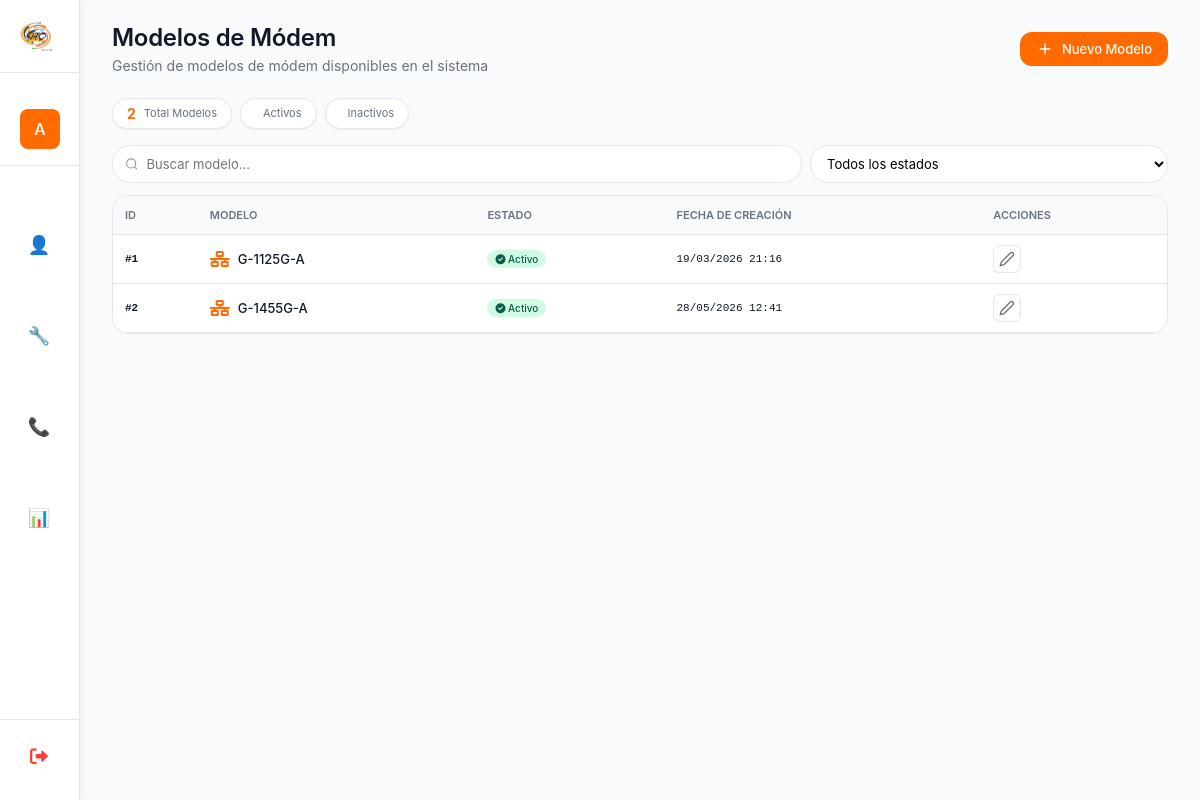
/modelos-modem/ (signed in), run on the app's committed database.
### myapp/models.py (models this page shows, shortened)
class ModeloModem(models.Model):
    nombre = models.CharField(max_length=100, unique=True, verbose_name="Modelo del Modem")
    activo = models.BooleanField(default=True, verbose_name="Activo")
    fecha_creacion = models.DateTimeField(auto_now_add=True, verbose_name="Fecha de creación")
    class Meta:
        verbose_name = "Modelo de Módem"
        verbose_name_plural = "Modelos de Módem"
        ordering = ['nombre']

### myapp/views_modem.py (the view)
# urls.py: path('modelos-modem/', lista_modelos_modem, name='lista_modelos_modem'),
@login_required
@user_passes_test(lambda u: u.is_superuser or u.groups.filter(name='Administrador').exists())
def lista_modelos_modem(request):
    modelos = ModeloModem.objects.all()
    search = request.GET.get('search', '')
    if search:
        modelos = modelos.filter(nombre__icontains=search)
    paginator = Paginator(modelos, 10)
    page_number = request.GET.get('page')
    page_obj = paginator.get_page(page_number)
    context = {
        'page_obj': page_obj,
        'total_count': modelos.count(),
        'search': search,
    }
    return render(request, 'modem/ver_modem.html', context)

### myapp/context_processors.py (called while the page is built)
def zona_horaria_venezuela(request):
    timezone.activate(pytz.timezone('America/Caracas'))
    return {}

### myapp/templates/modem/ver_modem.html (shortened to what this page needs)
{% extends 'Inicio_De_Sesion/base.html' %}
{% load static %}
{% block page_title %}Modelos de Módem{% endblock %}
{% block page_subtitle %}Gestión de modelos de módem disponibles en el sistema{% endblock %}
{% block header_actions %}
<a href="{% url 'crear_modelo_modem' %}" class="btn-orange">
    <svg width="18" height="18" viewBox="0 0 24 24" fill="none" stroke="currentColor" stroke-width="2">
        <path d="M12 5v14M5 12h14"/>
    </svg>
    Nuevo Modelo
</a>
{% endblock %}
{% block content %}
<div class="modelos-container">
    <div class="stats-grid">
        <div class="stat-card">
            <span class="stat-value">{{ total_count }}</span>
            <span class="stat-label">Total Modelos</span>
        </div>
        <div class="stat-card">
            <span class="stat-label">Activos</span>
        </div>
        <div class="stat-card">
            <span class="stat-label">Inactivos</span>
        </div>
    </div>
    <div class="filters-container">
        <div class="filters-grid">
            <div class="search-box">
                <svg width="14" height="14" viewBox="0 0 24 24" fill="none" stroke="#999" stroke-width="2">
                    <circle cx="11" cy="11" r="8"/>
                    <path d="M21 21l-4.35-4.35"/>
                </svg>
                <input type="text" placeholder="Buscar modelo..."
                       id="searchInput" value="{{ search }}">
            </div>
            <select id="filterEstado" class="filter-select">
                <option value="">Todos los estados</option>
            </select>
        </div>
    </div>
    <div class="modelos-scroll-wrapper">
        <div class="desktop-view">
            <div class="table-container">
                <table class="table">
                    <thead>
                        <tr>
                            <th>ID</th>
                            <th>Modelo</th>
                            <th>Estado</th>
                            <th>Fecha de Creación</th>
                            <th>Acciones</th>
                        </thead>
                    <tbody>
                        {% for modelo in page_obj %}
                        <tr>
                            <td class="id-cell">#{{ modelo.id }}</td>
                            <td>
                                <div class="modelo-cell">
                                    <i class="fas fa-network-wired"></i>
                                    <span class="modelo-nombre">{{ modelo.nombre }}</span>
                                </div>
                            </div>
                            <td>
                                {% if modelo.activo %}
                                <span class="badge badge-success">
                                    <i class="fas fa-check-circle"></i> Activo
                                </span>
                                {% else %}
                                <span class="badge badge-danger">
                                    <i class="fas fa-times-circle"></i> Inactivo
                                </span>
                                {% endif %}
                            </div>
                            <td>
                                <div class="fecha-cell">{{ modelo.fecha_creacion|date:"d/m/Y H:i" }}</div>
                            </div>
                            <td>
                                <div class="actions">
                                    <a href="{% url 'editar_modelo_modem' modelo.id %}" class="action-btn" title="Editar modelo">
                                        <svg width="16" height="16" viewBox="0 0 24 24" fill="none" stroke="currentColor" stroke-width="2">
                                            <path d="M17 3a2.828 2.828 0 1 1 4 4L7.5 20.5 2 22l1.5-5.5L17 3z"/>
                                        </svg>
                                    </a>
                                </div>
                            </div>
                        {% empty %}
                        <tr>
                            <td colspan="5" class="empty">No hay modelos de módem registrados</td>
                        </tr>
                        {% endfor %}
{% endblock %}

### myapp/templates/Inicio_De_Sesion/base.html (shortened to what this page needs)
{% load static %}
<!DOCTYPE html>
<html lang="es">
<head>
    <link rel="stylesheet" href="https://cdnjs.cloudflare.com/ajax/libs/font-awesome/6.0.0/css/all.min.css">
</head>
<body>
    <div class="dashboard">
        <div class="sidebar" id="sidebar">
            <div class="logo-area" onclick="window.location.href='{% url 'dashboard' %}'">
                <img src="{% static 'cd.png' %}" alt="VTC" class="logo">
            </div>
            <div class="user-info">
                <div class="user-avatar">
                    {{ user.username|first|upper }}
                </div>
            </div>
            <div class="menu">
                {% if user.groups.all.0.name != 'Call Center' %}
                <div class="menu-item" onclick="toggleSubmenu(this, 'vendedorSubmenu')">
                    <span class="menu-icon">👤</span>
                </div>
                {% endif %}
                {% if user.groups.all.0.name == 'Instalador' or user.groups.all.0.name == 'Administrador' or user.is_superuser %}
                <div class="menu-item" onclick="toggleSubmenu(this, 'instaladorSubmenu')">
                    <span class="menu-icon">🔧</span>
                </div>
                {% endif %}
                {% if user.is_superuser or user.groups.all.0.name == 'Administrador' or user.groups.all.0.name == 'Call Center' %}
                <div class="menu-item" onclick="toggleSubmenu(this, 'callcenterSubmenu')">
                    <span class="menu-icon">📞</span>
                </div>
                {% endif %}
                {% if user.is_superuser or user.groups.all.0.name == 'Administrador' or user.groups.all.0.name == 'Supervisor' %}
                <div class="menu-item" onclick="window.location.href='{% url 'panel_administrativo' %}'">
                    <span class="menu-icon">📊</span>
                </div>
                {% endif %}
            </div>
            <div class="sidebar-footer">
                <a href="{% url 'logout' %}" class="logout-sidebar" onclick="return confirm('¿Estás seguro que deseas cerrar sesión?')">
                    <i class="fas fa-sign-out-alt"></i>
                </a>
            </div>
        </div>
        <div class="main-content" id="mainContent">
            <div class="content-header">
                <div class="page-title">
                    <h1>{% block page_title %}Dashboard{% endblock %}</h1>
                    <p>{% block page_subtitle %}{{ current_date|default:"11 mar 2026" }} · Bienvenido de vuelta{% endblock %}</p>
                </div>
                <div class="header-actions">
                    {% block header_actions %}{% endblock %}
                </div>
            </div>
            {% block content %}{% endblock %}
</body>
</html>

### myapp/templates/Inicio_De_Sesion/base.html (style rules this page uses)
* { margin: 0; padding: 0; box-sizing: border-box; font-family: 'Inter', -apple-system, BlinkMacSystemFont, sans-serif; }
:root { --orange: #ff6b00; --orange-light: #fff2e6; --gray-bg: #f5f5f5; --gray-border: #eaeaea; --gray-text: #999; --dark-text: #333; --sidebar-width: 80px; --sidebar-expanded: 250px; --transition: all 0.3s cubic-bezier(0.4, 0, 0.2, 1); }
html, body { margin: 0; padding: 0; height: 100%; width: 100%; background: var(--gray-bg); overflow: hidden; position: relative; }
.dashboard { display: flex; min-height: 100vh; position: relative; height: 100%; }
.sidebar { background-color: #ffffff; color: #1f2937; width: var(--sidebar-width); position: fixed; top: 0; left: 0; height: 100%; overflow-y: auto; overflow-x: hidden; transition: var(--transition); z-index: 1000; display: flex; flex-direction: column; box-shadow: 2px 0 10px rgba(0, 0, 0, 0.05); border-right: 1px solid var(--gray-border); }
.logo-area { padding: 20px; display: flex; align-items: center; gap: 12px; width: 100%; border-bottom: 1px solid var(--gray-border); margin-bottom: 20px; cursor: pointer; transition: var(--transition); }
.logo { width: 32px; height: 32px; object-fit: contain; transition: var(--transition); flex-shrink: 0; }
.user-info { padding: 16px 20px; display: flex; align-items: center; gap: 12px; width: 100%; border-bottom: 1px solid var(--gray-border); margin-bottom: 1rem; }
.user-avatar { min-width: 40px; width: 40px; height: 40px; background: var(--orange); border-radius: 8px; display: flex; align-items: center; justify-content: center; color: white; font-weight: 500; font-size: 16px; flex-shrink: 0; transition: var(--transition); }
.menu { flex: 1; display: flex; flex-direction: column; gap: 4px; padding: 0 12px; }
.menu-item { padding: 10px 12px; display: flex; align-items: center; gap: 12px; width: 100%; cursor: pointer; transition: var(--transition); color: #666; font-size: 14px; position: relative; border-radius: 8px; }
.menu-icon { font-size: 18px; min-width: 30px; text-align: center; color: #999; flex-shrink: 0; transition: var(--transition); }
.sidebar-footer { margin-top: auto; padding: 16px 12px 24px 12px; border-top: 1px solid var(--gray-border); }
.logout-sidebar { display: flex; align-items: center; gap: 12px; padding: 10px 12px; width: 100%; color: #f44336; text-decoration: none; transition: var(--transition); border-radius: 8px; font-weight: 500; }
.logout-sidebar i { font-size: 18px; min-width: 30px; text-align: center; color: #f44336; }
.main-content { margin-left: var(--sidebar-width); transition: margin-left 0.3s cubic-bezier(0.4, 0, 0.2, 1); background: var(--gray-bg); height: 100%; width: calc(100% - var(--sidebar-width)); overflow-y: auto; overflow-x: hidden; padding: 24px 32px; position: relative; }
.content-header { display: flex; justify-content: space-between; align-items: center; margin-bottom: 24px; flex-wrap: wrap; gap: 16px; }
.page-title h1 { font-size: 24px; font-weight: 600; color: var(--dark-text); letter-spacing: -0.3px; line-height: 1.2; }
.page-title p { color: var(--gray-text); font-size: 14px; margin-top: 4px; }
.header-actions { display: flex; gap: 12px; align-items: center; flex-wrap: wrap; }

### data on the page
ModeloModem: id "1", nombre "G-1125G-A", activo True (drawn), fecha_creacion "19/03/2026 21:16"
ModeloModem: id "2", nombre "G-1455G-A", activo True (drawn), fecha_creacion "28/05/2026 12:41"

### other printed values
{{ user.username|first|upper }} "A"
{{ total_count }} "2"
